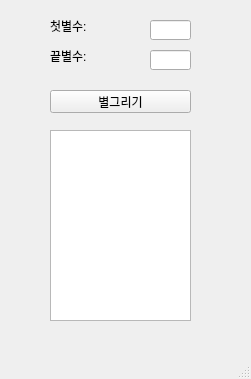
<?xml version="1.0" encoding="UTF-8"?>
<ui version="4.0">
 <class>MainWindow</class>
 <widget class="QMainWindow" name="MainWindow">
  <property name="geometry">
   <rect>
    <x>0</x>
    <y>0</y>
    <width>251</width>
    <height>379</height>
   </rect>
  </property>
  <property name="windowTitle">
   <string>MainWindow</string>
  </property>
  <widget class="QWidget" name="centralwidget">
   <widget class="QLabel" name="lbl_first">
    <property name="geometry">
     <rect>
      <x>50</x>
      <y>20</y>
      <width>56</width>
      <height>12</height>
     </rect>
    </property>
    <property name="text">
     <string>첫별수:</string>
    </property>
   </widget>
   <widget class="QLabel" name="lbl_last">
    <property name="geometry">
     <rect>
      <x>50</x>
      <y>50</y>
      <width>56</width>
      <height>12</height>
     </rect>
    </property>
    <property name="text">
     <string>끝별수:</string>
    </property>
   </widget>
   <widget class="QLineEdit" name="le_first">
    <property name="geometry">
     <rect>
      <x>150</x>
      <y>20</y>
      <width>41</width>
      <height>20</height>
     </rect>
    </property>
   </widget>
   <widget class="QLineEdit" name="le_last">
    <property name="geometry">
     <rect>
      <x>150</x>
      <y>50</y>
      <width>41</width>
      <height>20</height>
     </rect>
    </property>
   </widget>
   <widget class="QPushButton" name="pb">
    <property name="geometry">
     <rect>
      <x>50</x>
      <y>90</y>
      <width>141</width>
      <height>23</height>
     </rect>
    </property>
    <property name="text">
     <string>별그리기</string>
    </property>
   </widget>
   <widget class="QPlainTextEdit" name="pte">
    <property name="geometry">
     <rect>
      <x>50</x>
      <y>130</y>
      <width>141</width>
      <height>191</height>
     </rect>
    </property>
   </widget>
  </widget>
  <widget class="QMenuBar" name="menubar">
   <property name="geometry">
    <rect>
     <x>0</x>
     <y>0</y>
     <width>251</width>
     <height>21</height>
    </rect>
   </property>
  </widget>
  <widget class="QStatusBar" name="statusbar"/>
 </widget>
 <resources/>
 <connections/>
</ui>
